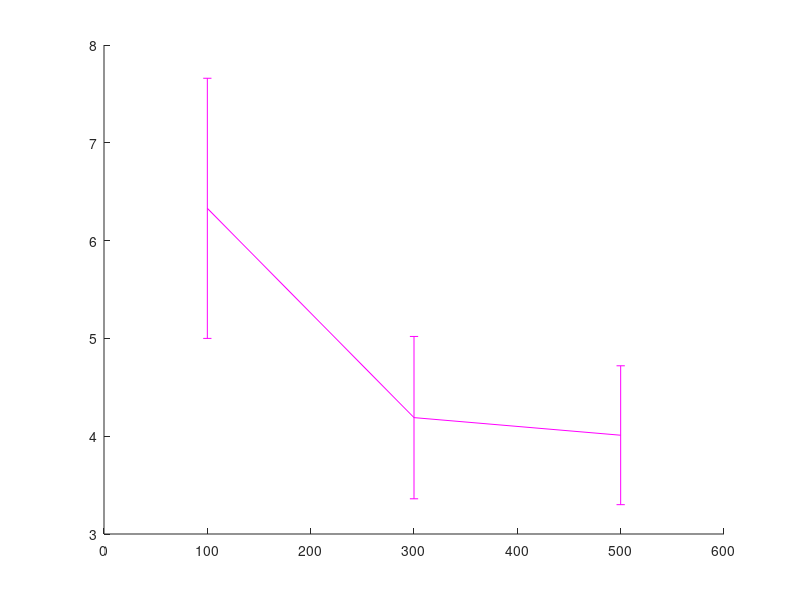

Write the MATLAB code that produced this figure. (Note: this script raises an error after producing the figure.)
axisN=10*[10 30 50];
svl=[ 6.33 4.19 4.01];
cov1=[ 1.33 0.83 0.71];
sv2=[5.52 4.37 3.50];
cov2=[0.79 0.89 0.32];
sv3=[5.11 3.78 3.33];
cov6=[0.44 0.14 0.08];
svm_2k=[4.89  3.67 3.47];
cov4=[0.36 0.18 0.17];
mvmed=[4.55 3.52 3.21];
cov3=[0.34 0.09 0.11];

clf
errorbar(axisN,svl,cov1,'m-','LineWidth',1.5);
hold on
errorbar(axisN,sv2,cov2,'b-v','LineWidth',1.5);
hold on
errorbar(axisN,sv3,cov6, 'g-<','LineWidth',1.5);
hold on
errorbar(axisN,svm_2k,cov4,'k-*','LineWidth',1.5) 
hold on
errorbar(axisN,mvmed,cov3,'r-o','LineWidth',1.5);

% hold on
% errorbar(axisN,medmk,cov5,'b-s');
 

h=gca;
set(h,'FontSize',16);
xlabel('Training Set Size');
ylabel('RMSE');
legend('sGPR','MTGP','COGP','VGPDS','VDM-GPDS');
print -depsc 2.eps
%%
